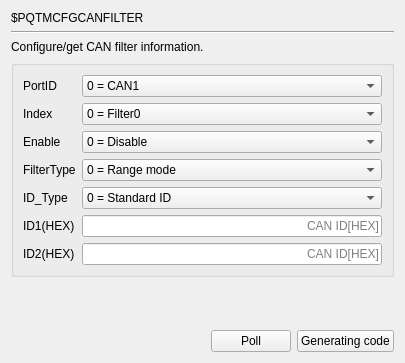
     <widget class="QWidget" name="page_PQTMCFGCANFILTER">
      <layout class="QGridLayout" name="gridLayout_20">
       <item row="0" column="0">
        <widget class="QLabel" name="label_516">
         <property name="text">
          <string>$PQTMCFGCANFILTER</string>
         </property>
        </widget>
       </item>
       <item row="1" column="0" colspan="3">
        <widget class="Line" name="line_134">
         <property name="orientation">
          <enum>Qt::Horizontal</enum>
         </property>
        </widget>
       </item>
       <item row="2" column="0" colspan="3">
        <widget class="QLabel" name="label">
         <property name="text">
          <string>Configure/get CAN filter information.</string>
         </property>
        </widget>
       </item>
       <item row="3" column="0" colspan="3">
        <widget class="QGroupBox" name="groupBox_128">
         <property name="title">
          <string/>
         </property>
         <layout class="QGridLayout" name="gridLayout">
          <item row="0" column="0">
           <widget class="QLabel" name="label_714">
            <property name="text">
             <string>PortID</string>
            </property>
           </widget>
          </item>
          <item row="0" column="1">
           <widget class="QComboBox" name="comboBox_PQTMCFGCANFILTER_PortID">
            <property name="currentIndex">
             <number>0</number>
            </property>
            <item>
             <property name="text">
              <string>0 = CAN1</string>
             </property>
            </item>
           </widget>
          </item>
          <item row="2" column="1">
           <widget class="QComboBox" name="comboBox_PQTMCFGCANFILTER_Enable">
            <property name="currentIndex">
             <number>0</number>
            </property>
            <item>
             <property name="text">
              <string>0 = Disable</string>
             </property>
            </item>
            <item>
             <property name="text">
              <string>1 = Enable</string>
             </property>
            </item>
           </widget>
          </item>
          <item row="3" column="1">
           <widget class="QComboBox" name="comboBox_PQTMCFGCANFILTER_FilterType">
            <property name="currentIndex">
             <number>0</number>
            </property>
            <item>
             <property name="text">
              <string>0 = Range mode</string>
             </property>
            </item>
            <item>
             <property name="text">
              <string>1 = Dual mode</string>
             </property>
            </item>
            <item>
             <property name="text">
              <string>2 = Mask mode</string>
             </property>
            </item>
           </widget>
          </item>
          <item row="6" column="1">
           <widget class="QLineEdit" name="lineEdit_PQTMCFGCANFILTER_ID2">
            <property name="alignment">
             <set>Qt::AlignRight|Qt::AlignTrailing|Qt::AlignVCenter</set>
            </property>
            <property name="placeholderText">
             <string>CAN ID[HEX]</string>
            </property>
           </widget>
          </item>
          <item row="1" column="0">
           <widget class="QLabel" name="label_715">
            <property name="text">
             <string>Index</string>
            </property>
           </widget>
          </item>
          <item row="5" column="0">
           <widget class="QLabel" name="label_27">
            <property name="text">
             <string>ID1(HEX)</string>
            </property>
           </widget>
          </item>
          <item row="5" column="1">
           <widget class="QLineEdit" name="lineEdit_PQTMCFGCANFILTER_ID1">
            <property name="alignment">
             <set>Qt::AlignRight|Qt::AlignTrailing|Qt::AlignVCenter</set>
            </property>
            <property name="placeholderText">
             <string>CAN ID[HEX]</string>
            </property>
           </widget>
          </item>
          <item row="6" column="0">
           <widget class="QLabel" name="label_28">
            <property name="text">
             <string>ID2(HEX)</string>
            </property>
           </widget>
          </item>
          <item row="1" column="1">
           <widget class="QComboBox" name="comboBox_PQTMCFGCANFILTER_Index">
            <property name="currentIndex">
             <number>0</number>
            </property>
            <item>
             <property name="text">
              <string>0 = Filter0</string>
             </property>
            </item>
            <item>
             <property name="text">
              <string>1 = Filter1</string>
             </property>
            </item>
           </widget>
          </item>
          <item row="3" column="0">
           <widget class="QLabel" name="label_712">
            <property name="text">
             <string>FilterType</string>
            </property>
           </widget>
          </item>
          <item row="4" column="0">
           <widget class="QLabel" name="label_713">
            <property name="text">
             <string>ID_Type</string>
            </property>
           </widget>
          </item>
          <item row="2" column="0">
           <widget class="QLabel" name="label_716">
            <property name="text">
             <string>Enable</string>
            </property>
           </widget>
          </item>
          <item row="4" column="1">
           <widget class="QComboBox" name="comboBox_PQTMCFGCANFILTER_ID_Type">
            <property name="currentIndex">
             <number>0</number>
            </property>
            <item>
             <property name="text">
              <string>0 = Standard ID</string>
             </property>
            </item>
            <item>
             <property name="text">
              <string>1 = Extended ID</string>
             </property>
            </item>
           </widget>
          </item>
         </layout>
        </widget>
       </item>
       <item row="4" column="2">
        <spacer name="verticalSpacer">
         <property name="orientation">
          <enum>Qt::Vertical</enum>
         </property>
         <property name="sizeHint" stdset="0">
          <size>
           <width>20</width>
           <height>47</height>
          </size>
         </property>
        </spacer>
       </item>
       <item row="5" column="0">
        <spacer name="horizontalSpacer_153">
         <property name="orientation">
          <enum>Qt::Horizontal</enum>
         </property>
         <property name="sizeHint" stdset="0">
          <size>
           <width>194</width>
           <height>20</height>
          </size>
         </property>
        </spacer>
       </item>
       <item row="5" column="1">
        <widget class="QPushButton" name="poll_PQTMCFGCANFILTER">
         <property name="text">
          <string>Poll</string>
         </property>
        </widget>
       </item>
       <item row="5" column="2">
        <widget class="QPushButton" name="GC_PQTMCFGCANFILTER">
         <property name="layoutDirection">
          <enum>Qt::LeftToRight</enum>
         </property>
         <property name="text">
          <string>Generating code</string>
         </property>
        </widget>
       </item>
      </layout>
     </widget>
